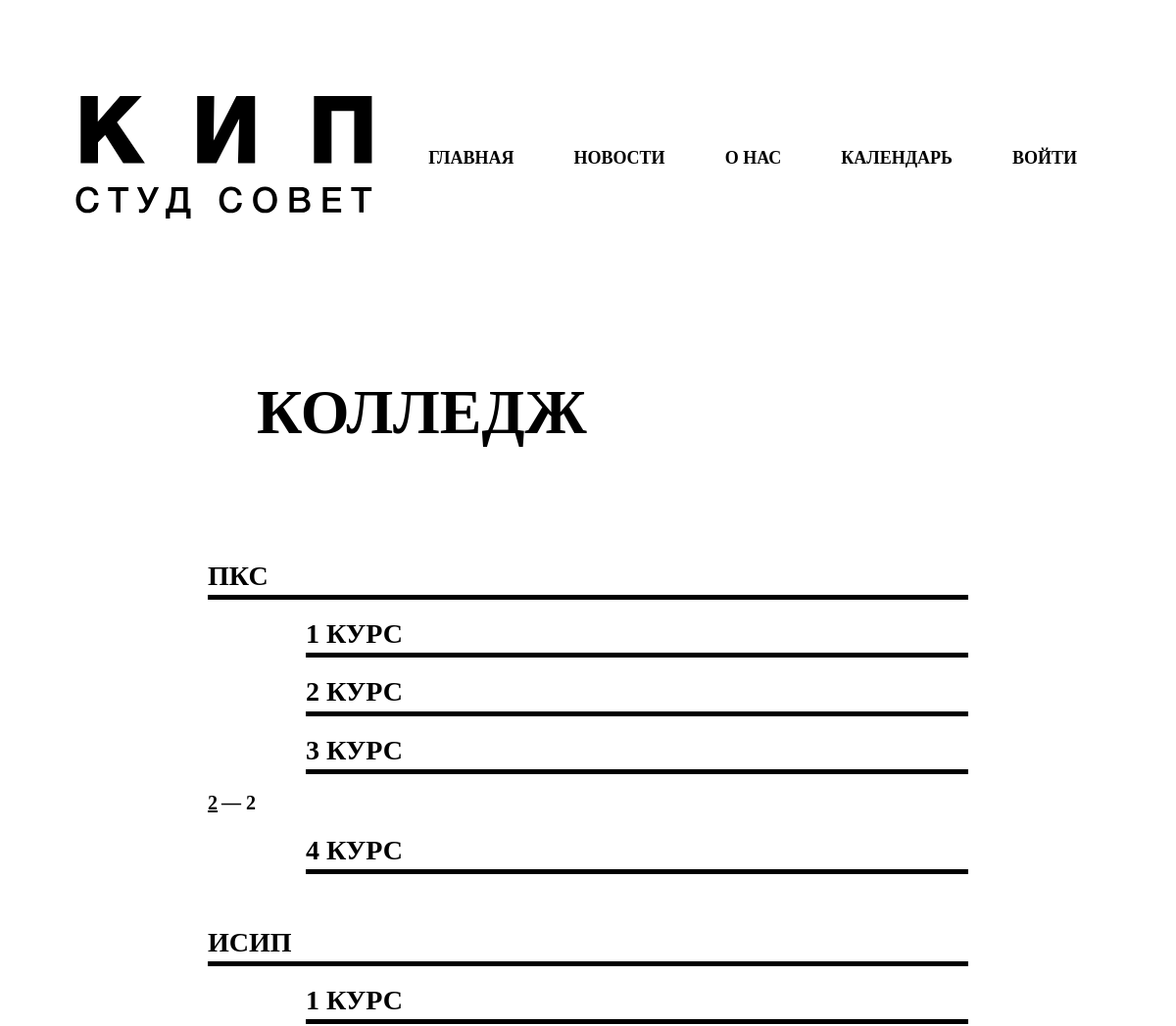
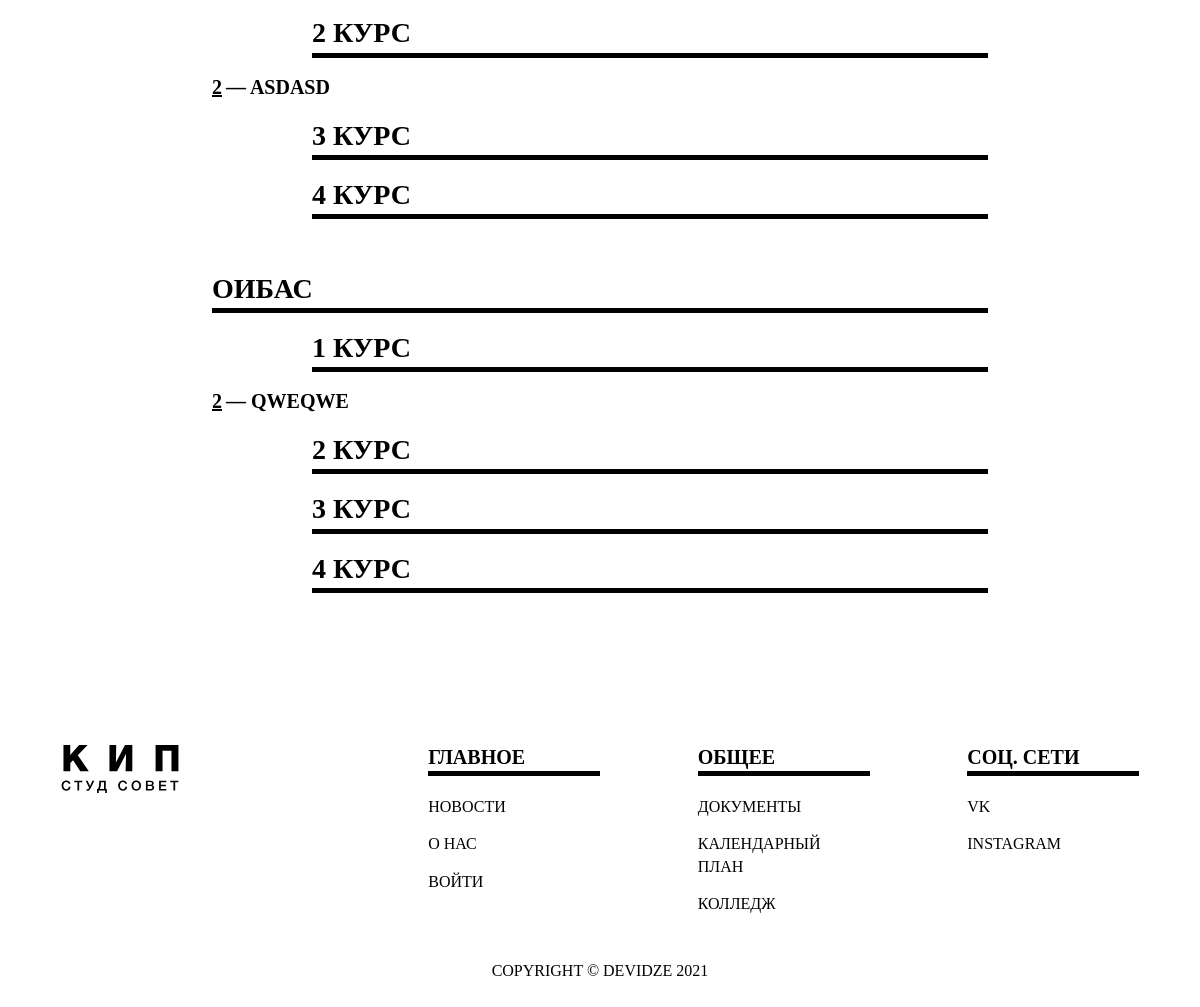
/docs_college/, run on the app's committed database (2 pictures, top to bottom).
### accounts/models.py (models this page shows, shortened)
class Specialty(models.Model):
    name        = models.CharField(max_length=200, null=True)
    def __str__(self):
        return self.name

class DocsCollege(models.Model):
    COURCE = (
            ('1 курс', '1 курс'),
            ('2 курс', '2 курс'),
            ('3 курс', '3 курс'),
            ('4 курс', '4 курс')
    )
    name        = models.CharField(max_length=200, null=True, blank=True)
    file        = models.FileField(null=True, blank=True)
    specialty   = models.ForeignKey(Specialty, null = True, blank = True, on_delete = models.SET_NULL)
    cource      = models.CharField(max_length=200, null=True,  blank = True,choices=COURCE)
    description = models.CharField(max_length=200, null=True, blank=True)
    date_created= models.DateTimeField(auto_now_add=True, blank=True, null=True)

### accounts/views.py (the view)
# urls.py: path('docs_college/', views.docs_college, name="docs_college"),
def docs_college(request):
    specialties = Specialty.objects.all()
    cources = ["1 курс", "2 курс", "3 курс", "4 курс"]
    docs = DocsCollege.objects.all()
    context = {
        'specialties':specialties, 'cources':cources, 'docs':docs
    }
    return render(request, 'accounts/pages/docs_college.html', context)

### accounts/templates/accounts/pages/docs_college.html
{% extends 'accounts/main.html' %}
{% load static %}
{% block content %}
<section class="promo row">
    <div class="col-12 col-sm-7 promo-header">
        Колледж
    </div>
</section>
<section class="docs row">
    <div class="col-0 col-xs-0 col-sm-1 col-md-1 col-lg-2"></div>
    <div class="col-xs-12 col-sm-10 col-md-10 col-lg-8">
        {% for specialty in specialties %}
        <div class="doc-box-class">
            <div class="doc-header">{{specialty}}</div>
            {% for cource in cources %}
                <div class="doc-year">
                    <div class="doc-year-header">{{cource}}</div>
                    {% for doc in docs %}
                        {% if doc.specialty == specialty and doc.cource == cource %}
                        <div class="doc-document">
                            <a class="doc-file" href="{{doc.file.url}}" download>{{doc.name}}</a>
                            <span class="doc-about"> — {{doc.description}}</span>
                        </div>
                        {% endif %}
                    {% endfor %}
                </div>
            {% endfor %}
        </div>
        {% endfor %}
    </div>
    <div class="col-0 col-xs-0 col-sm-1 col-md-1 col-lg-2"></div>
</section>
{% endblock %}

### static/css/styles.css (style rules this page uses)
body { min-width: 400px; }
@media all { .promo { margin-bottom: 50px; display: flex; justify-content: center; } }
@media all { .docs { margin-bottom: 150px; } }
@media all { .doc-header { margin-top: 100px; } }
@media all { .doc-year-header { margin-left: 100px; margin-top: 30px; } }
@media all { .doc-document { margin-top: 30px; } }
@media (max-width: 3840px) { .doc-header { margin-top: 100px; } }
@media (max-width: 3840px) { .doc-year-header { margin-left: 100px; margin-top: 30px; } }
@media (max-width: 3840px) { .doc-document { margin-top: 30px; } }
@media (max-width: 1440px) { .doc-header { margin-top: 50px; } }
@media (max-width: 1440px) { .doc-year-header { margin-left: 100px; margin-top: 15px; } }
@media (max-width: 1440px) { .doc-document { margin-top: 15px; } }

### data on the page
Specialty: name "ПКС", cources "1 КУРС" "2 КУРС" "3 КУРС" "4 КУРС"
DocsCollege: name "2", description "2"
Specialty: name "ИСИП", cources "1 КУРС" "2 КУРС" "3 КУРС" "4 КУРС"
DocsCollege: name "2", description "ASDASD"
Specialty: name "ОИБАС", cources "1 КУРС" "2 КУРС" "3 КУРС" "4 КУРС"
DocsCollege: name "2", description "QWEQWE"
